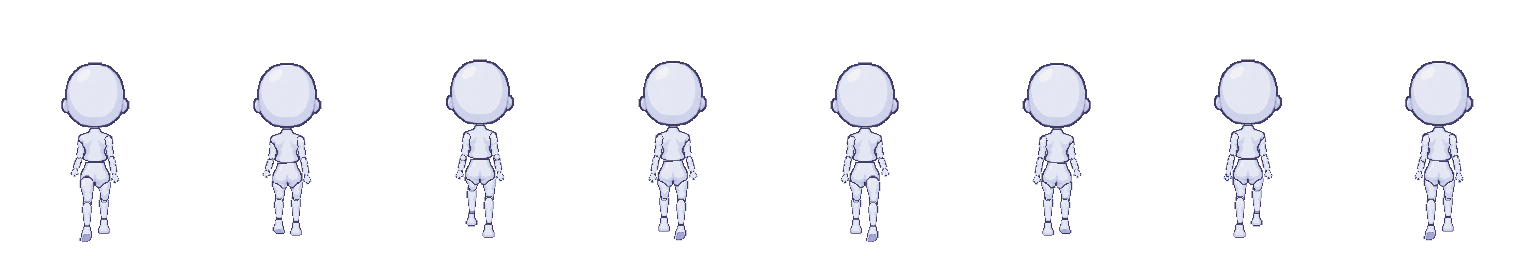
#> input picture walk-graphics-handoff/workspace/plain-walk-v7/plain-back-8frames.png, 1536 x 256 px, given in place of 00.png, which was not available
$ python refresh_plain_v8_reviews.py
#> lines starting #> are read from the running program, lines starting #| are printed output that depends on the picture; pictures that were not available may be replaced by others from this repository, and a replacement may not be noted
from pathlib import Path
from PIL import Image,ImageDraw,ImageFont
import numpy as np,json
r=Path('/workspace/scratch/61b71f8411e4');new=r/'plain-walk-v8';old=r/'plain-walk-v7'
font=ImageFont.truetype('DejaVuSans.ttf',14);bg=(25,28,36)
comparison=Image.new('RGB',(768,608),bg);d=ImageDraw.Draw(comparison)
#> after `comparison = Image.new('RGB', (768, 608), bg)`:
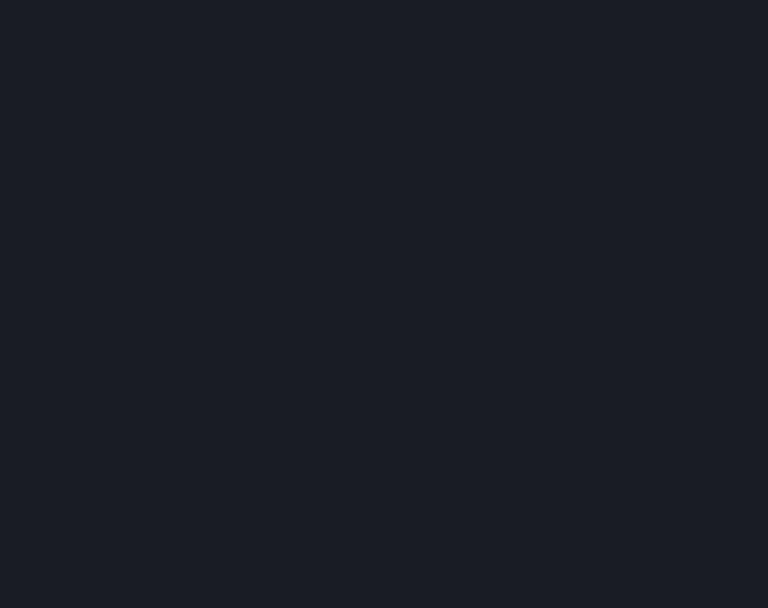
#> comparison: PIL image 768x608 RGB; mean R, G, B 25, 28, 36
for col,(v,version) in enumerate([('down_right',7),('down_right',8),('up_right',7),('up_right',8)]):
 for row,f in enumerate([0,1]):
  im=Image.open(r/f'plain-walk-v{version}/frames/{v}/{f:02d}.png').convert('RGBA').crop((82,117,114,161)).resize((192,264),Image.Resampling.NEAREST)
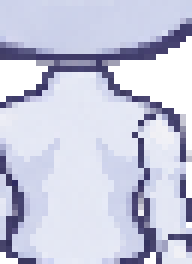
#> im: PIL image 192x264 RGBA; mean R, G, B, A 168.9, 171.3, 191.2, 224; transparent parts drawn white
  x=col*192;y=row*304+30;comparison.paste(im,(x,y),im);d.text((x+4,y-22),f'{v} v{version} / {f+1}',font=font,fill=(220,225,235))
#> after `comparison.paste(im, (x, y), im)`:
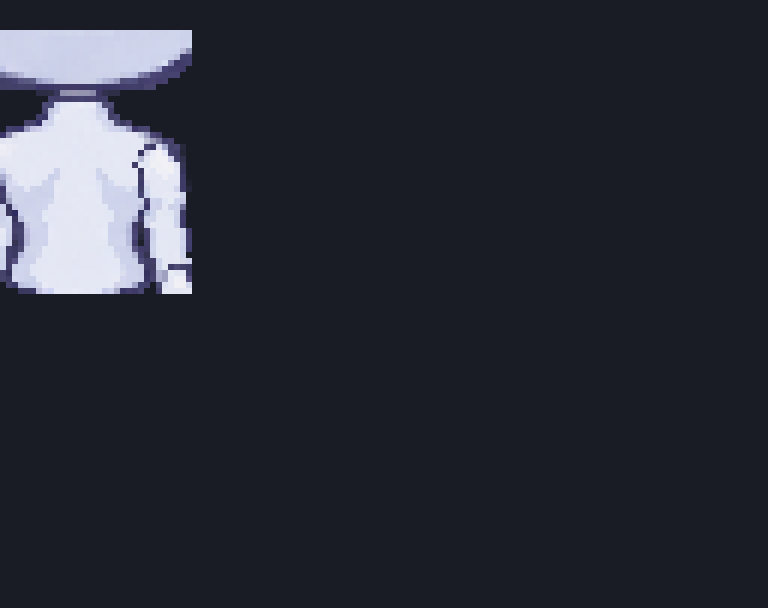
#> comparison: PIL image 768x608 RGB; mean R, G, B 40.9, 43.9, 53.2
#> pass 2 of the loop `for col,(v,version) in enumerate([('down_right',7),('down_right',8),('..`:
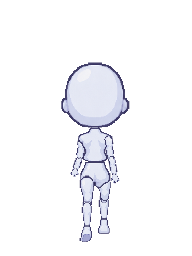
#> input picture walk-graphics-handoff/workspace/plain-walk-v7/plain-back-walk.png, 192 x 256 px, given in place of 00.png, which was not available
#> `comparison.paste(im, (x, y), im)`:
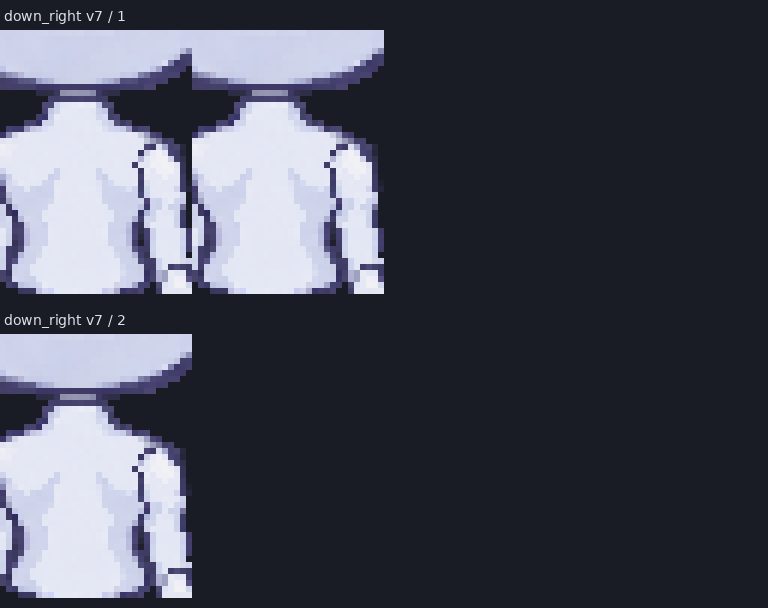
#> comparison: PIL image 768x608 RGB; mean R, G, B 72.9, 75.9, 87.9
#> (the run stopped early here; a loop or call above may not have finished)
